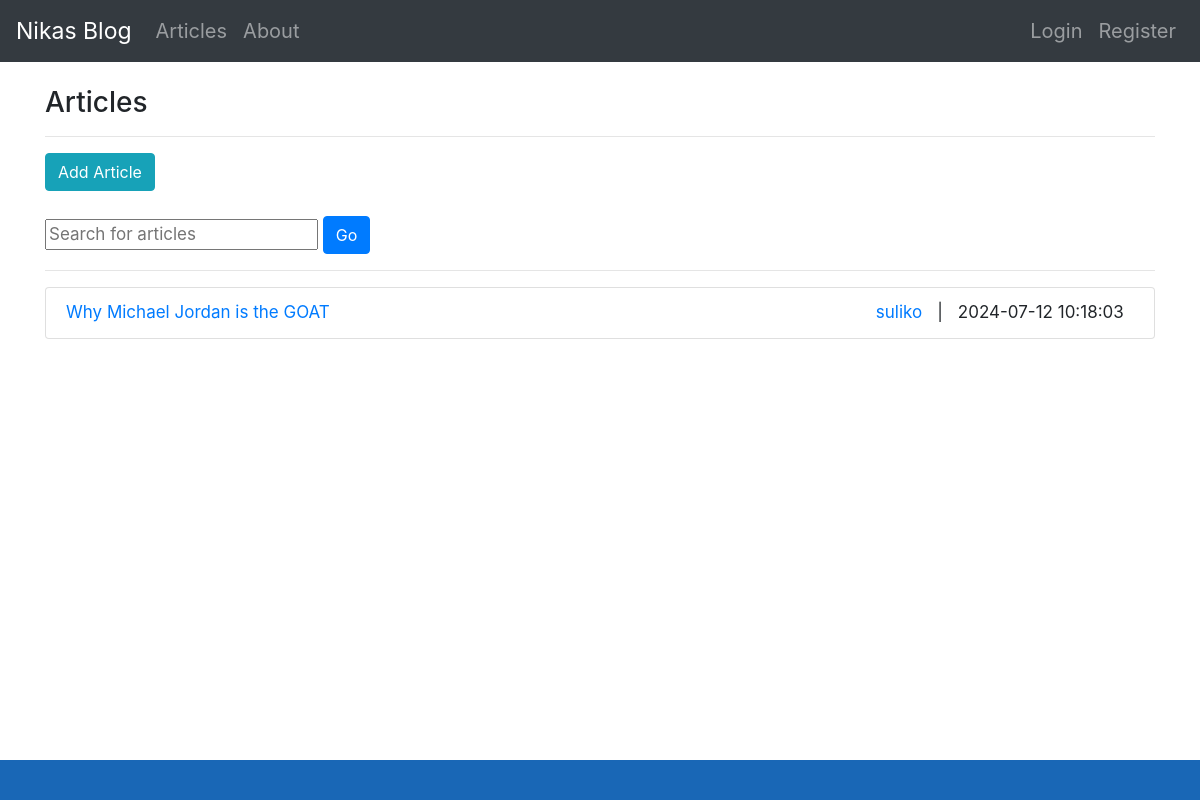
The page /articles on the database its author committed.
### tables this page shows
CREATE TABLE articles(
                    articleID INTEGER PRIMARY KEY AUTOINCREMENT,
                    title TEXT,
                    author TEXT,
                    content TEXT,
                    created_date DATETIME DEFAULT CURRENT_TIMESTAMP
                    );

### blog/app/app.py (the view)
@app.route("/articles")
def articles():
    query = "SELECt * FROM articles"
    dbCursor.execute(query)
    result = dbCursor.fetchall()
    if len(result) > 0:
        articles = result
        return render_template("articles.html", articles=articles)
    return render_template("articles.html")

### blog/app/templates/articles.html (shortened to what this page needs)
{% extends 'layout.html' %}
{% block body %}
<h3>Articles</h3>
<hr />
<a href="/addArticle" class="btn btn-info">Add Article</a>
<br /><br />
{% if articles %}
<form action="/searchArticle" method="POST">
  <input
    type="text"
    name="keyword"
    class="input-sm"
    maxlength="64"
    placeholder="Search for articles"
  />
  <button type="submit" class="btn btn-primary btn">Go</button>
</form>
<hr />
<ul class="list-group">
  {% for article in articles %}
  <li class="list-group-item d-flex justify-content-between align-items-center">
    <div class="mr-auto">
      <a href="/article/{{article.articleID}}">{{article.title}}</a>
    </div>
    <div class="ml-auto">
      <span class="badge-pill"
        ><a href="/userArticles/{{article.author}}">{{article.author}}</a></span
      >
      |
      <span class="badge-pill">{{article.created_date}}</span>
    </div>
  </li>
  {% endfor %}
</ul>
{% else %}
<div class="alert alert-warning">This blog has no article yet.</div>
{% endif %} {% endblock body %}

### blog/app/static/stylesheets/style.css (style rules this page uses)
body { font-size: 17px; }

### rows shown on the page
articles: title "Why Michael Jordan is the GOAT", author "suliko", created_date "2024-07-12 10:18:03"
